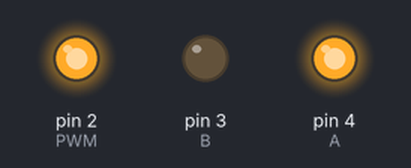
A sketch run on a simulated Arduino Uno, built with avr-gcc and run on an emulated ATmega328P. On the bench: output pins drawn as LEDs (lit = HIGH). What the sketch prints to the serial monitor is not drawn.

Above: at 0.1 s.
Timing chart, 0 to 1.6 s (numbered marks = the images above):
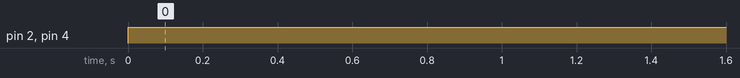

The sketch:

contador_de_revoluciones.ino
```cpp
int pinA =18;
volatile int contador =0;
unsigned interval =1000;
int A=4;
int B=3;
int PWM=2;

void setup() {
pinMode(A,OUTPUT);
pinMode(B,OUTPUT);
pinMode(PWM,OUTPUT);

pinMode(pinA,INPUT);
Serial.begin(115200);
attachInterrupt(5,interrupcion,RISING);
}

void loop() {
Serial.print("pulsos: ");
Serial.println(contador);
digitalWrite(A,HIGH);
digitalWrite(B,LOW);
analogWrite(PWM,255);

}

void interrupcion (){
  contador++;
  }
```

Measured:
- by itself, pin 2 (PWM), pin 4 (A): LOW → HIGH at 0.00 s
